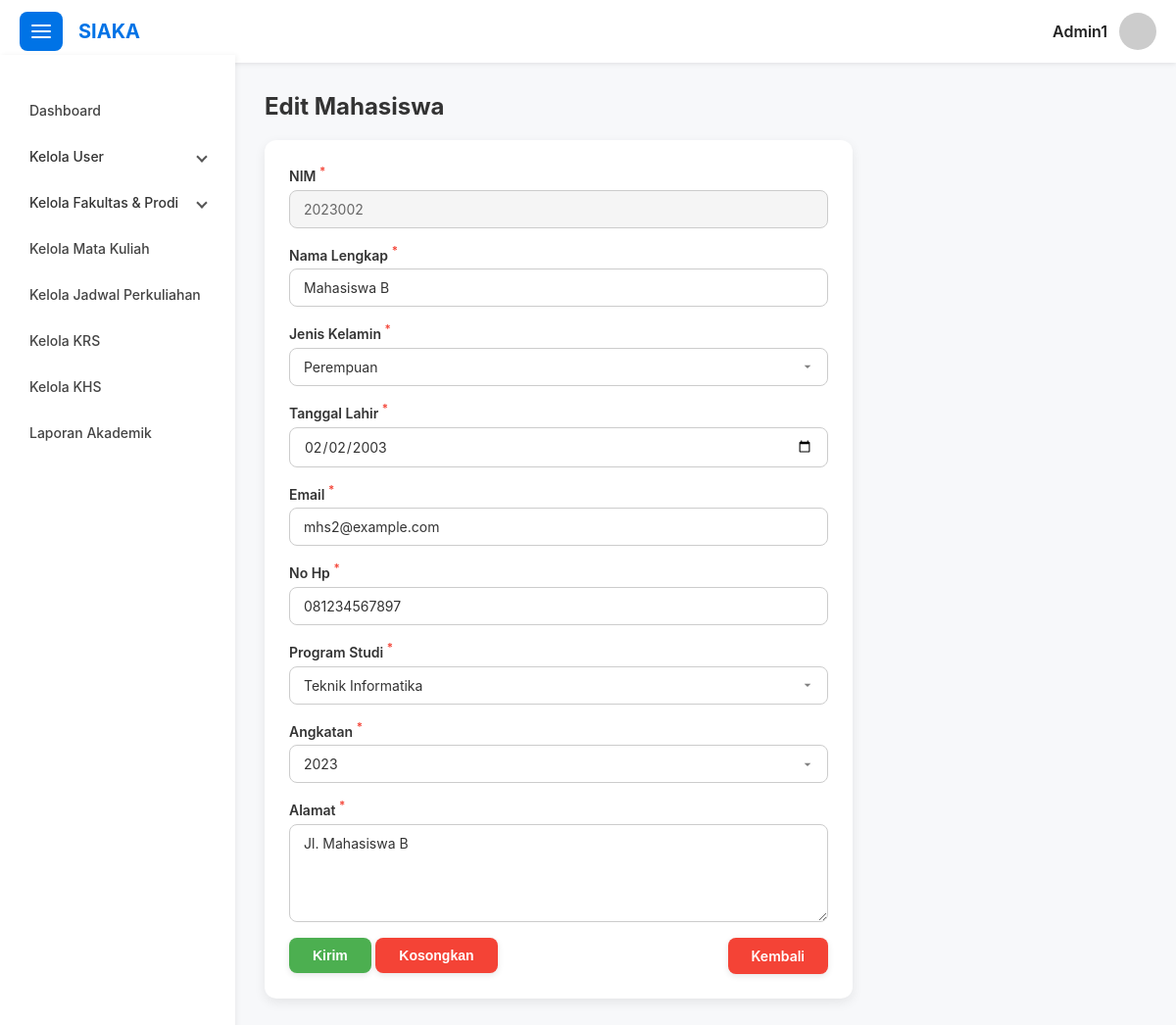
The app's page /page/user/edit_mahasiswa.php?nim=2023002 (signed in) with its own data.
### tables this page shows
CREATE TABLE `mahasiswa` (
  `id` int(11) NOT NULL,
  `user_id` int(11) NOT NULL,
  `nim` varchar(20) DEFAULT NULL,
  `nama_lengkap` varchar(100) DEFAULT NULL,
  `jenis_kelamin` enum('L','P') DEFAULT NULL,
  `tanggal_lahir` date DEFAULT NULL,
  `alamat` text DEFAULT NULL,
  `no_telp` varchar(20) DEFAULT NULL,
  `id_prodi` int(11) DEFAULT NULL,
  `angkatan` year(4) DEFAULT NULL,
  `status_mahasiswa` enum('aktif','cuti','lulus','nonaktif','dropout','pindah','mengundurkan_diri') DEFAULT 'aktif'
);

CREATE TABLE `users` (
  `id` int(11) NOT NULL,
  `username` varchar(50) NOT NULL,
  `password` varchar(255) NOT NULL,
  `email` varchar(100) DEFAULT NULL,
  `role` enum('admin','dosen','mahasiswa') NOT NULL,
  `created_at` timestamp NOT NULL DEFAULT current_timestamp()
);

CREATE TABLE `prodi` (
  `id` int(11) NOT NULL,
  `nama_prodi` varchar(100) NOT NULL,
  `id_fakultas` int(11) NOT NULL,
  `jenjang` enum('D3','S1','S2') DEFAULT NULL
);

### config/config.php (called while the page is built, shortened)
<?php
function base_url($path = '')
{
  return BASE_URL . ltrim($path, '/');
}

### page/user/edit_mahasiswa.php (the view, shortened to what this page needs)
<?php include("../../layout/header.php"); ?>
<?php include("../../layout/topbar.php"); ?>
<?php include("../../layout/sidebar.php"); ?>
<?php include("../../config/db.php"); ?>
<?php
$nim = isset($_GET['nim']) ? $_GET['nim'] : null;
$query = "SELECT m.*, u.email FROM mahasiswa m LEFT JOIN users u ON u.id = m.user_id WHERE nim = '$nim'";
$sql = mysqli_query($conn, $query);
$data = mysqli_fetch_object($sql);
$query_prodi = "SELECT * FROM prodi";
$sql_prodi = mysqli_query($conn, $query_prodi);
?>
<section id="edit_mahasiswa">
  <div class="row">
    <div class="col-md-12">
      <form class="form-container" action="<?= base_url("/action/mahasiswa/edit_data.php"); ?>" method="post">
        <div class="form-group">
          <label>NIM <sup class="text-danger">*</sup></label>
          <input type="text" id="nim" name="nim" value="<?= $data->nim; ?>" readonly>
        </div>
        <div class="form-group">
          <label>Nama Lengkap <sup class="text-danger">*</sup></label>
          <input type="text" id="nama_lengkap" name="nama_lengkap" value="<?= $data->nama_lengkap; ?>" required>
        </div>
        <div class="form-group">
          <label>Jenis Kelamin <sup class="text-danger">*</sup></label>
          <select name="jenis_kelamin" id="jenis_kelamin" required>
            <option value="P" <?= $data->jenis_kelamin == "P" ? "selected" : "" ?>>Perempuan</option>
          </select>
        </div>
        <div class="form-group">
          <label>Tanggal Lahir <sup class="text-danger">*</sup></label>
          <input type="date" id="tgl_lahir" name="tgl_lahir" value="<?= $data->tanggal_lahir; ?>" required>
        </div>
        <div class="form-group">
          <label>Email <sup class="text-danger">*</sup></label>
          <input type="email" id="email" name="email" value="<?= $data->email; ?>" required>
        </div>
        <div class="form-group">
          <label>No Hp <sup class="text-danger">*</sup></label>
          <input type="number" id="no_telp" name="no_telp" value="<?= $data->no_telp; ?>" required>
        </div>
        <div class="form-group">
          <label>Program Studi <sup class="text-danger">*</sup></label>
          <select name="program_studi" id="program_studi" required>
            <?php while ($p = mysqli_fetch_array($sql_prodi)) { ?>
              <option value="<?= $p["id"]; ?>" <?= $p["id"] == $data->id_prodi ? "selected" : "" ?>><?= $p["nama_prodi"] ?></option>
            <?php } ?>
          </select>
        </div>
        <div class="form-group">
          <label>Angkatan <sup class="text-danger">*</sup></label>
          <?php $years = range(2020, date("Y")); ?>
          <select name="angkatan" id="angkatan" required>
            <?php foreach ($years as $year) : ?>
              <option value="<?= $year; ?>" <?= $data->angkatan == $year ? "selected" : "" ?>><?= $year; ?></option>
            <?php endforeach; ?>
          </select>
        </div>
        <div class="form-group">
          <label>Alamat <sup class="text-danger">*</sup></label>
          <textarea id="alamat" name="alamat" required><?= htmlspecialchars(trim($data->alamat)) ?></textarea>
        </div>
        <div class="row">
          <div class="col-md-6">
            <button type="submit" class="btn btn-success">Kirim</button>
            <button type="reset" class="btn btn-danger">Kosongkan</button>
          </div>
          <div class="col-md-6">
            <a href="<?= base_url("/page/user/data_mahasiswa.php") ?>" class="btn btn-danger float-right">Kembali</a>
          </div>
        </div>
      </form>
    </div>
  </div>
</section>
<?php include("../../layout/scripts.php"); ?>
<?php include("../../layout/footer.php"); ?>

### style/style.css (style rules this page uses)
* { box-sizing: border-box; }
body { margin: 0; font-family: 'Inter', sans-serif; background: #f7f8fa; color: #222; }
.btn { padding: 10px 24px; font-size: 14px; font-weight: 600; border: none; border-radius: 8px; cursor: pointer; user-select: none; transition: background-color 0.25s ease, transform 0.1s ease; box-shadow: 0 2px 6px rgba(0, 0, 0, 0.1); outline: none; text-decoration: none; }
.btn-success { background-color: #4caf50; color: white; }
.btn-danger { background-color: #f44336; color: white; }
form { width: 100%; max-width: 100%; }
.form-container { background-color: #fff; padding: 25px; border-radius: 12px; box-shadow: 0 4px 12px rgba(0, 0, 0, 0.08); max-width: 600px; margin-bottom: 30px; }
.form-group { margin-bottom: 1rem; display: flex; flex-direction: column; }
label { font-weight: 600; margin-bottom: 6px; color: #333; font-size: 14px; }
input[type="text"], input[type="date"], input[type="time"], input[type="number"], input[type="email"], input[type="password"], select, textarea { padding: 10px 14px; border: 1px solid #ccc; border-radius: 8px; font-size: 14px; font-family: inherit; background-color: #fff; color: #333; transition: border-color 0.3s ease, box-shadow 0.3s ease; width: 100%; box-sizing: border-box; }
select { appearance: none; background-repeat: no-repeat; background-position: right 12px center; background-size: 16px 16px; }
textarea { resize: vertical; min-height: 100px; }
input[readonly], textarea[readonly], select[readonly] { background-color: #f5f5f5; color: #666; border: 1px solid #ccc; cursor: not-allowed; opacity: 1; pointer-events: none; }
.row { display: flex; flex-wrap: wrap; margin-left: -10px; margin-right: -10px; }
[class*="col-"] { padding-left: 10px; padding-right: 10px; box-sizing: border-box; }
@media (min-width: 768px) { .col-md-6 { width: 50%; } }
@media (min-width: 768px) { .col-md-12 { width: 100%; } }
.text-danger { color: #f44336 !important; }
.float-right { float: right !important; }

### records on screen
mahasiswa: nim "2023002", nama_lengkap "Mahasiswa B", jenis_kelamin "Perempuan", tgl_lahir "02/02/2003", email "mhs2@example.com", no_telp "081234567897", program_studi "Teknik Informatika", angkatan "2023", alamat "Jl. Mahasiswa B"

### other values on screen
$_SESSION["username"] "Admin1"
$page "Edit Mahasiswa"
